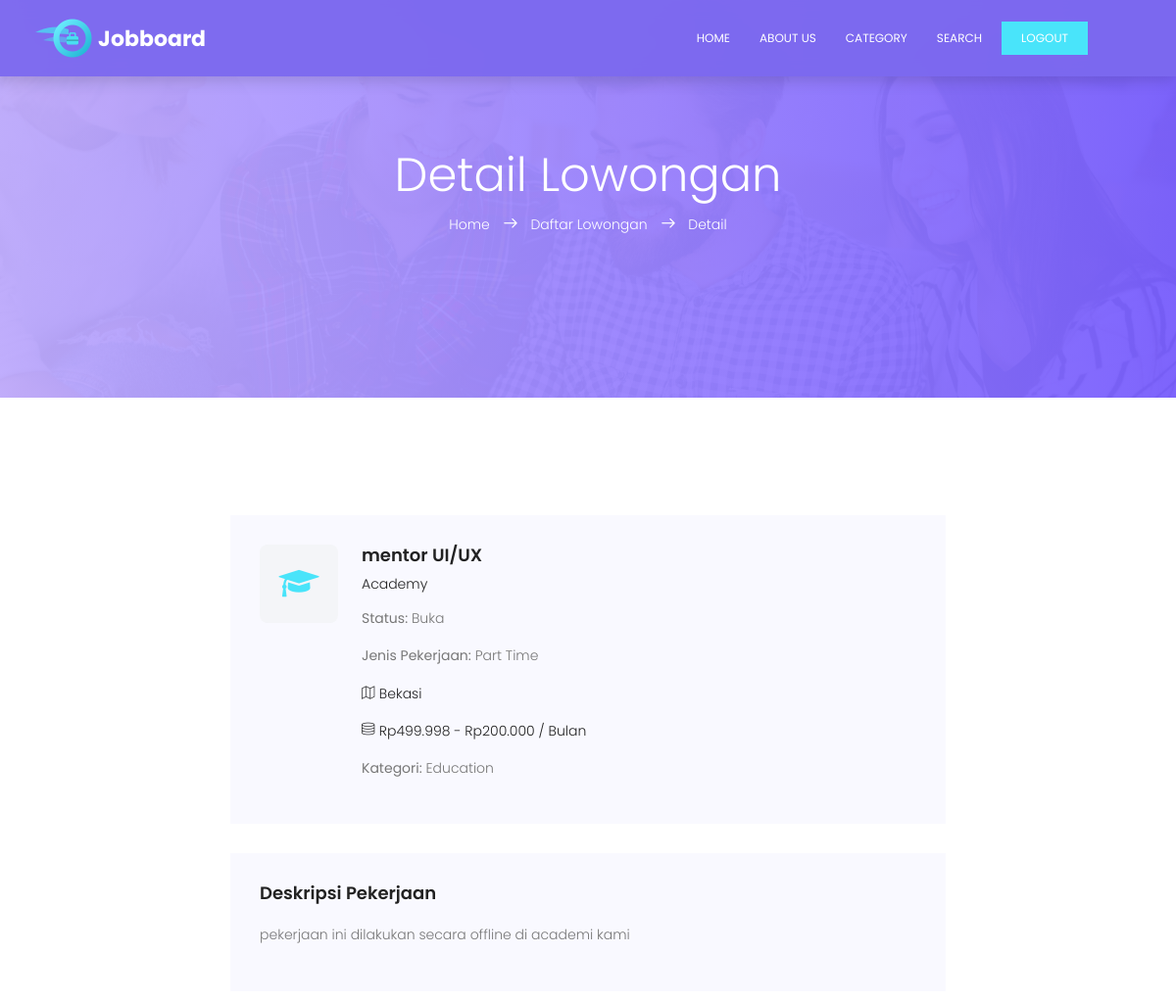
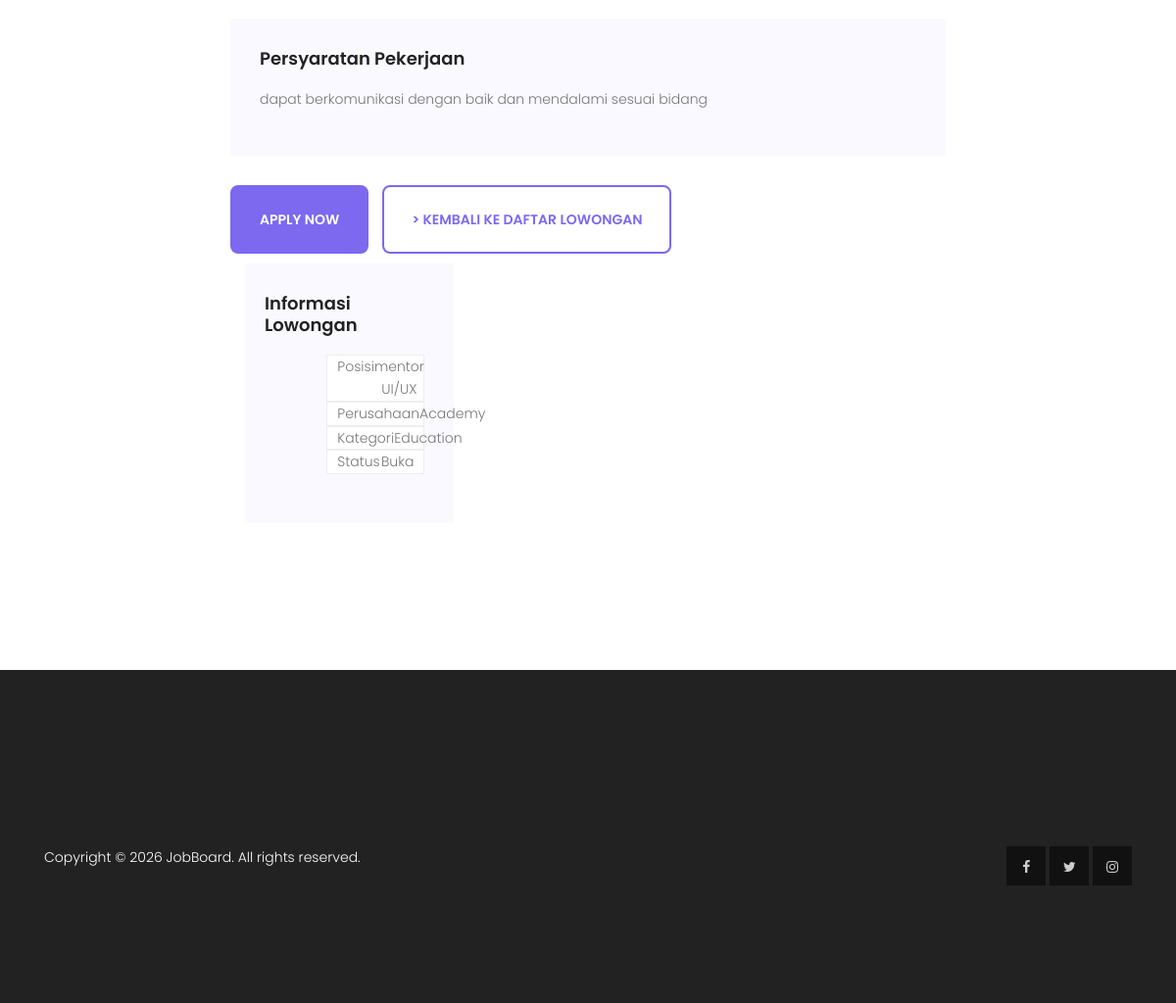
Page /single.php?id=28 (signed in) on the committed database (2 pictures, top to bottom).
### tables this page shows
CREATE TABLE `jobs` (
  `id` int(11) NOT NULL,
  `judul_posisi` varchar(150) NOT NULL,
  `nama_perusahaan` varchar(150) NOT NULL,
  `deskripsi` text NOT NULL,
  `persyaratan` text DEFAULT NULL,
  `lokasi` varchar(100) NOT NULL,
  `kategori` varchar(100) NOT NULL,
  `category_id` int(11) DEFAULT NULL,
  `tipe` varchar(50) NOT NULL,
  `gaji_min` bigint(20) DEFAULT 0,
  `gaji_max` bigint(20) DEFAULT 0,
  `status` enum('Buka','Tutup') DEFAULT 'Buka',
  `created_at` timestamp NOT NULL DEFAULT current_timestamp()
);

### single.php (the view, shortened to what this page needs)
<?php
function getCategoryIcon($category) {
    switch (strtolower($category)) {
        case 'education':           return 'fa-graduation-cap';
    }
}
include_once 'koneksi.php';
$id = isset($_GET['id']) ? (int) $_GET['id'] : 0;
$stmt = mysqli_prepare($conn, "SELECT * FROM jobs WHERE id = ? AND status = 'Buka'");
mysqli_stmt_bind_param($stmt, "i", $id);
mysqli_stmt_execute($stmt);
$result = mysqli_stmt_get_result($stmt);
$job = mysqli_fetch_assoc($result);
?>
<!DOCTYPE html>
<html lang="id">
<head>
    <link rel="stylesheet" href="css/linearicons.css">
    <link rel="stylesheet" href="css/font-awesome.min.css">
    <link rel="stylesheet" href="css/bootstrap.css">
    <link rel="stylesheet" href="css/animate.min.css">
    <link rel="stylesheet" href="css/main.css">
    <link rel="stylesheet" href="style.css">
</head>
<body>
    <header id="header">
        <div class="container">
            <div class="row align-items-center justify-content-between d-flex">
                <div id="logo">
                    <a href="home.php">
                        <img src="img/logo.png" alt="JobBoard">
                    </a>
                </div>
                <nav id="nav-menu-container">
                    <ul class="nav-menu">
                        <li>
                            <a href="home.php">Home</a>
                        </li>
                        <li>
                            <a href="about-us.php">About Us</a>
                        </li>
                        <li>
                            <a href="category.php">Category</a>
                        </li>
                        <li>
                            <a href="search.php">Search</a>
                        </li>
                        <li>
                            <a href="logout.php" class="ticker-btn">Logout</a>
                        </li>
                    </ul>
                </nav>
            </div>
        </div>
    </header>
    <section class="banner-area relative">
        <div class="overlay overlay-bg"></div>
        <div class="container">
            <div class="row d-flex align-items-center justify-content-center">
                <div class="about-content col-lg-12">
                    <h1 class="text-white">Detail Lowongan</h1>
                    <p class="text-white link-nav">
                        <a href="home.php">Home</a>
                        <span class="lnr lnr-arrow-right"></span>
                        <a href="search.php">Daftar Lowongan</a>
                        <span class="lnr lnr-arrow-right"></span>
                        Detail
                    </p>
                </div>
            </div>
        </div>
    </section>
    <section class="post-area section-gap">
        <div class="container">
            <div class="row justify-content-center">
                <div class="col-lg-8 post-list">
                    <div class="single-post">
                        <div class="d-flex flex-row align-items-start">
                            <div class="thumb">
                                <div style="width: 80px; height: 80px; background-color: #f4f5f8; border-radius: 8px; display: flex; align-items: center; justify-content: center;">
                                    <i class="fa <?php echo getCategoryIcon($job['kategori']); ?>" style="font-size: 32px; color: #49e4fa;"></i>
                                </div>
                            </div>
                            <div class="details ml-4">
                                <div class="title">
                                    <h4>
                                        <?php echo htmlspecialchars($job['judul_posisi']); ?>
                                    </h4>
                                    <h6>
                                        <?php echo htmlspecialchars($job['nama_perusahaan']); ?>
                                    </h6>
                                </div>
                                <p>
                                    <strong>Status:</strong>
                                    <?php echo htmlspecialchars($job['status']); ?>
                                </p>
                                <p>
                                    <strong>Jenis Pekerjaan:</strong>
                                    <?php echo htmlspecialchars(ucwords(str_replace('-', ' ', $job['tipe']))); ?>
                                </p>
                                <p class="address">
                                    <span class="lnr lnr-map"></span>
                                    <?php echo htmlspecialchars(ucwords(str_replace('-', ' ', $job['lokasi']))); ?>
                                </p>
                                <p class="address">
                                    <span class="lnr lnr-database"></span>
                                    Rp<?php echo number_format($job['gaji_min'], 0, ',', '.'); ?>
                                    -
                                    Rp<?php echo number_format($job['gaji_max'], 0, ',', '.'); ?>
                                    / Bulan
                                </p>
                                <p>
                                    <strong>Kategori:</strong>
                                    <?php echo htmlspecialchars(ucwords(str_replace('-', ' ', $job['kategori']))); ?>
                                </p>
                            </div>
                        </div>
                    </div>
                    <div class="single-post job-details">
                        <h4 class="single-title">Deskripsi Pekerjaan</h4>
                        <p>
                            <?php echo nl2br(htmlspecialchars($job['deskripsi'])); ?>
                        </p>
                    </div>
                    <div class="single-post job-details">
                        <h4 class="single-title">Persyaratan Pekerjaan</h4>
                        <p>
                            <?php
                            if (!empty($job['persyaratan'])) {
                                echo nl2br(htmlspecialchars($job['persyaratan']));
                            } else {
                                echo "Belum ada persyaratan yang ditambahkan.";
                            }
                            ?>
                        </p>
                    </div>
                    <div class="mt-4">
                        <a href="apply.php?id=<?= (int)$job['id'] ?>"
                        class="primary-btn" style="display:inline-block; padding:12px 28px; background:#7c69ef; color:#fff !important; border:2px solid #7c69ef; border-radius:8px; font-weight:600; font-size:14px; text-transform:uppercase; text-decoration:none; margin:0 10px 10px 0;">
                            Apply Now
                        </a>
                        <a href="search.php" class="primary-btn"
                            style="display:inline-block; padding:12px 28px; background:#fff; color:#7c69ef !important; border:2px solid #7c69ef; border-radius:8px; font-weight:600; font-size:14px; text-transform:uppercase; text-decoration:none; margin:0 10px 10px 0;">>
                            Kembali ke Daftar Lowongan
                        </a>
                    </div>
                <div class="col-lg-4 sidebar">
                    <div class="single-slidebar">
                        <h4>Informasi Lowongan</h4>
                        <ul class="cat-list">
                            <li>
                                <p class="d-flex justify-content-between">
                                    <span>Posisi</span>
                                    <span><?php echo htmlspecialchars($job['judul_posisi']); ?></span>
                                </p>
                            </li>
                            <li>
                                <p class="d-flex justify-content-between">
                                    <span>Perusahaan</span>
                                    <span><?php echo htmlspecialchars($job['nama_perusahaan']); ?></span>
                                </p>
                            </li>
                            <li>
                                <p class="d-flex justify-content-between">
                                    <span>Kategori</span>
                                    <span><?php echo htmlspecialchars(ucwords(str_replace('-', ' ', $job['kategori']))); ?></span>
                                </p>
                            </li>
                            <li>
                                <p class="d-flex justify-content-between">
                                    <span>Status</span>
                                    <span><?php echo htmlspecialchars($job['status']); ?></span>
                                </p>
                            </li>
                        </ul>
                    </div>
                </div>
            </div>
        </div>
    </section>
    <footer class="footer-area section-gap">
        <div class="container">
            <div class="row footer-bottom d-flex justify-content-between">
                <p class="col-lg-8 col-sm-12 footer-text m-0 text-white">
                    Copyright &copy; <?php echo date('Y'); ?>
                    JobBoard. All rights reserved.
                </p>
                <div class="col-lg-4 col-sm-12 footer-social">
                    <a href="#"><i class="fa fa-facebook"></i></a>
                    <a href="#"><i class="fa fa-twitter"></i></a>
                    <a href="#"><i class="fa fa-instagram"></i></a>
                </div>
            </div>
        </div>
    </footer>
</body>
</html>

### style.css (style rules this page uses)
#header { background-color: rgba(124, 105, 239, 0.95) !important; backdrop-filter: blur(8px); box-shadow: 0 2px 10px rgba(0, 0, 0, 0.1); }

### single.php (style rules this page uses)
#header { position: fixed !important; top: 0; left: 0; width: 100%; z-index: 9999 !important; background-color: rgba(124, 105, 239, 0.95) !important; backdrop-filter: blur(8px); padding: 15px 0 !important; box-shadow: 0 4px 15px rgba(0, 0, 0, 0.15) !important; }

### rows in the picture
jobs: judul_posisi "mentor UI/UX", nama_perusahaan "Academy", status "Buka", tipe "Part Time", lokasi "Bekasi", gaji_min "499.998", gaji_max "200.000", kategori "Education", deskripsi "pekerjaan ini dilakukan secara offline di academi kami", persyaratan "dapat berkomunikasi dengan baik dan mendalami sesuai bidang"
